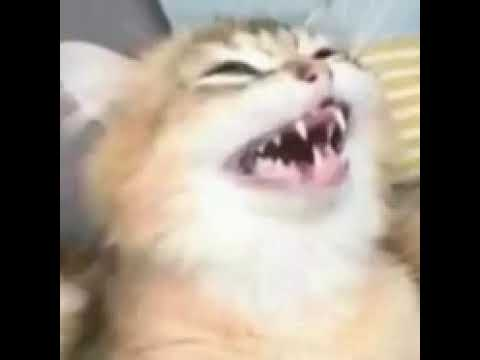
#> input picture Codigos/gato.jpg, 480 x 360 px
$ python Contornos.py
#> lines starting #> are read from the running program, lines starting #| are printed output that depends on the picture; after the words box and inside, x2 and y2 are one past the last pixel; in counts of white or black regions, pixels touching at a corner belong together
import cv2 as cv
import numpy as np

path = 'gato.jpg'
img_gray = cv.imread(path, 0)
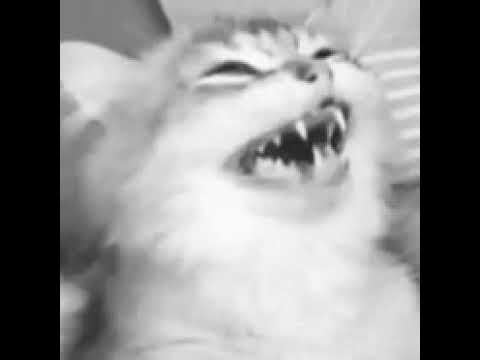
#> img_gray: shape (360, 480); min 0, max 255, mean 141.4

#Hacer un blur = cv.medianBlur(copia de la imagen, kernel=#impar-cantidad de blur)
img_median = cv.medianBlur(img_gray.copy(), 9)

i=1
m=3
n=3
k=np.ones((m,n),np.uint8)

## Funcion de binarizar ##

#Binarizado= cv.threshold(imagen en B&W,u1,u2,cv.THRESH_BINARY_INV)
ret_, img_binary = cv.threshold(img_gray,160,255,cv.THRESH_BINARY)
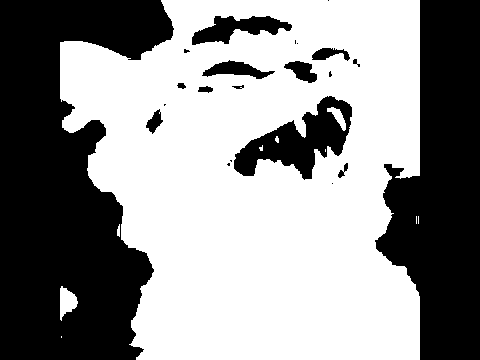
#> img_binary: shape (360, 480); 57.1% white; 22 black regions (9 under 20 px), largest, box (x1, y1, x2, y2) and area: (0, 0, 174, 360) 41335, (375, 0, 480, 360) 25022, (234, 96, 352, 180) 4387

## Filtros morfologicos ##

img_dilate = cv.dilate(img_binary.copy(), kernel=k, iterations=i)
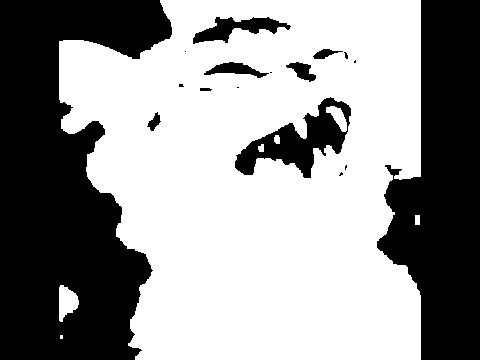
#> img_dilate: shape (360, 480); 59% white; 17 black regions (8 under 20 px), largest, box (x1, y1, x2, y2) and area: (0, 0, 172, 360) 40412, (377, 0, 480, 360) 24447, (235, 97, 351, 178) 3696
img_erode = cv.erode(img_binary.copy(), kernel=k, iterations=i)
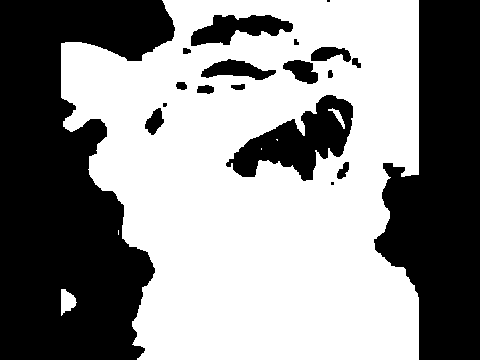
#> img_erode: shape (360, 480); 55.2% white; 19 black regions (3 under 20 px)

## Contornos ##
contours, hierarchy = cv.findContours(img_binary.copy(), cv.RETR_TREE, cv.CHAIN_APPROX_NONE)
#> contours = 31 contours, 15 with area under 20; largest, box (x1, y1, x2, y2) and area: (60, 0, 420, 360) 105214, (233, 95, 353, 181) 4814, (191, 15, 293, 46) 1606, (201, 59, 276, 80) 740, (283, 60, 318, 84) 455
print(hierarchy)
#> (printed output is left out)

h,w = img_gray.shape
#> h = 360; w = 480
img_contours = np.zeros((h,w,3), np.uint8)

for cnt in contours:
	cv.drawContours(img_contours, cnt, -1, (255,0,0), 2)
	cv.imshow('Contornos',img_contours)
	cv.waitKey(0)
#> this loop made 31 passes
#> cnt on passes 1, 7, 15, 29: [[61, 336], [61, 337]], [[331, 183], [332, 182], [333, 183], [332, 184]], [[325, 149], [325, 150], [325, 151], [325, 150]], [[296, 43], [297, 42], [298, 43], [297, 44]]
#> pass 2, `cv.imshow('Contornos',img_contours)`:
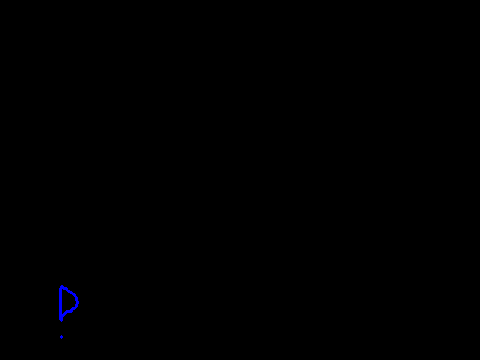
#> window 'Contornos': shape (360, 480, 3); mean B, G, R 0.4, 0, 0
#> after the loop:
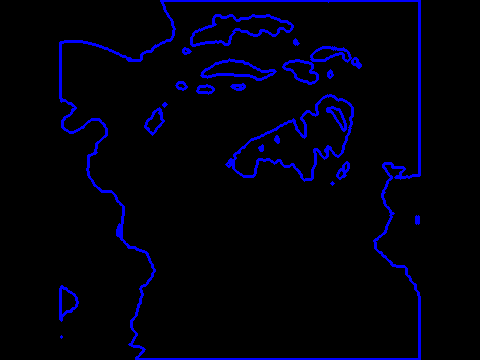
#> img_contours: shape (360, 480, 3); mean of channels 0, 1, 2 12.7, 0, 0; drawn as B, G, R

cv.imshow('Original',img_gray)
cv.imshow("Binarizada", img_binary)
#cv.imshow("Blur", img_median)
#cv.imshow("Dilatada", img_dilate)
#cv.imshow("Contraer", img_erode)

#

cv.waitKey(0)
cv.destroyAllWindows()
